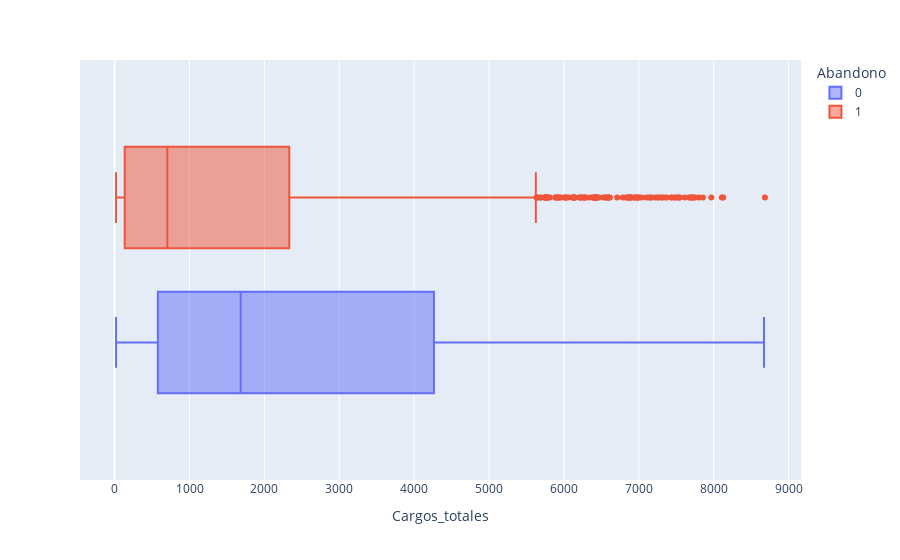

This figure's notebook cell:
### Code cell
df_cargos_totales_abandono = df[['Cargos_totales', 'Abandono']]

px.box(data_frame= df_cargos_totales_abandono, x = 'Cargos_totales', color= 'Abandono')

### Figure 1 — Plotly figure (JSON) as saved in the notebook; plotly's stock layout.template omitted (floating-point values rounded to 4 significant figures; data arrays with more than 128 entries replaced by an {"elided": "..."} marker saying what was removed)
{"data": [{"alignmentgroup": "True", "hovertemplate": "Abandono=0<br>Cargos_totales=%{x}<extra></extra>", "legendgroup": "0", "marker": {"color": "#636efa"}, "name": "0", "notched": false, "offsetgroup": "0", "orientation": "h", "showlegend": true, "type": "box", "x": {"elided": "5163 float values"}, "x0": " ", "xaxis": "x", "y0": " ", "yaxis": "y"}, {"alignmentgroup": "True", "hovertemplate": "Abandono=1<br>Cargos_totales=%{x}<extra></extra>", "legendgroup": "1", "marker": {"color": "#EF553B"}, "name": "1", "notched": false, "offsetgroup": "1", "orientation": "h", "showlegend": true, "type": "box", "x": {"elided": "1869 float values"}, "x0": " ", "xaxis": "x", "y0": " ", "yaxis": "y"}], "layout": {"boxmode": "group", "legend": {"title": {"text": "Abandono"}, "tracegroupgap": 0}, "margin": {"t": 60}, "xaxis": {"anchor": "y", "domain": [0, 1], "title": {"text": "Cargos_totales"}}, "yaxis": {"anchor": "x", "domain": [0, 1]}}}
